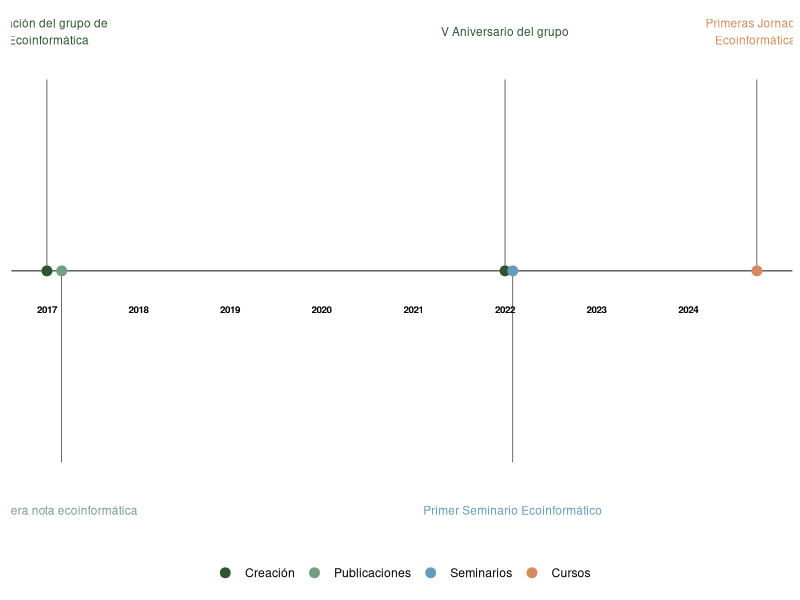

Recreate this plot in R. (Note: this script raises an error after producing the figure.)
####codigo linea de hitos####
library(ggplot2)
library(scales)
library(lubridate)
library(readxl)

df <- read_xlsx("input_hitos.xlsx")

df$date <- with(df, ymd(sprintf('%04d%02d%02d', year, month, 1)))
df <- df[with(df, order(date)), ]
head(df)

type_levels <- unique(df$type)
type_colors <- c("#2C5530", "#739E82", "#669BBC", "#D38B5D")
#99621E en caso de que tengamos otra categoria usamos este color :)

df$type <- factor(df$type, levels=type_levels, ordered=TRUE)


positions <- c(.02, -0.02, 0.02, -0.02, 0.02, -0.02)
directions <- c(1, -1)

line_pos <- data.frame(
  "date"=unique(df$date),
  "position"=rep(positions, length.out=length(unique(df$date))),
  "direction"=rep(directions, length.out=length(unique(df$date)))
)

df <- merge(x=df, y=line_pos, by="date", all = TRUE)
df <- df[with(df, order(date, type)), ]

head(df)


text_offset <- 0.005

df$month_count <- ave(df$date==df$date, df$date, FUN=cumsum)
df$text_position <- (df$month_count * text_offset * df$direction) + df$position
head(df)


month_buffer <- 2

month_date_range <- seq(min(df$date) - months(month_buffer), max(df$date) + months(month_buffer), by='month')
month_format <- format(month_date_range, '%b')
month_df <- data.frame(month_date_range, month_format)


year_date_range <- seq(min(df$date) - months(month_buffer), max(df$date) + months(month_buffer), by='year')
year_date_range <- as.Date(
  intersect(
    ceiling_date(year_date_range, unit="year"),
    floor_date(year_date_range, unit="year")
  ),  origin = "1970-01-01"
)
year_format <- format(year_date_range, '%Y')
year_df <- data.frame(year_date_range, year_format)


#### PLOT ####
# Show text for each milestone
library(stringr)

l <- c("Creación del grupo de\n Ecoinformática",
       "Primera nota ecoinformática", 
       "V Aniversario del grupo", 
       "Primer Seminario Ecoinformático", 
       "Primeras Jornadas\n Ecoinformáticas")

timeline_plot <- 
  df |> 
  ggplot(aes(x=date,y=0, col=type)) +
  labs(col="Milestones") +
  scale_color_manual(
    values=type_colors, 
    labels=type_levels, 
    drop = FALSE) +
  theme_classic() +
  # Plot horizontal black line for timeline
  geom_hline(
    yintercept=0, 
    color = "black", linewidth=0.3
  ) +
  # Plot vertical segment lines for milestones
  geom_segment(
    data=df[df$month_count == 1,], 
    aes(y=position,yend=0,xend=date), 
    color='black', linewidth=0.2
  ) +
  # Plot scatter points at zero and date
  geom_point(aes(y=0), size=3
  )+
  # Don't show axes, appropriately position legend
  theme(
    axis.line.y=element_blank(),
    axis.text.y=element_blank(),
    axis.title.x=element_blank(),
    axis.title.y=element_blank(),
    axis.ticks.y=element_blank(),
    axis.text.x =element_blank(),
    axis.ticks.x =element_blank(),
    axis.line.x =element_blank(),
    legend.position = "bottom"
  ) +
  # Show text for each month
  #timeline_plot<-timeline_plot+geom_text(data=month_df, aes(x=month_date_range,y=-0.1,label=month_format),size=2.5,vjust=0.5, color='black', angle=90)
  # Show year text
  geom_text(
    data = year_df, 
    aes(x = year_date_range, 
        y = -0.004,
        label = year_format, 
        fontface = "bold"),
    size=2.5, color='black'
  )+
  geom_text(
    aes(y=text_position, label= l),
    size=3
  ) +
  theme(legend.title = element_blank())


timeline_plot


# Save #
ggsave("plot_hitos.jpg", 
       timeline_plot1, 
       dpi = 300, 
       units = "cm", 
       width = 33, 
       height =8.9, 
       limitsize = F)
